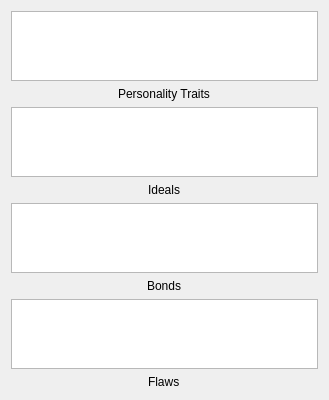
       <widget class="QWidget" name="layoutWidget">
        <property name="geometry">
         <rect>
          <x>720</x>
          <y>10</y>
          <width>329</width>
          <height>398</height>
         </rect>
        </property>
        <layout class="QVBoxLayout" name="textInfo_vl2">
         <item>
          <widget class="QPlainTextEdit" name="personalityTraits_pte"/>
         </item>
         <item alignment="Qt::AlignHCenter">
          <widget class="QLabel" name="personalityTraits_lb">
           <property name="text">
            <string>Personality Traits</string>
           </property>
          </widget>
         </item>
         <item>
          <layout class="QVBoxLayout" name="text_info_vl3">
           <item>
            <widget class="QPlainTextEdit" name="ideals_pte"/>
           </item>
           <item alignment="Qt::AlignHCenter">
            <widget class="QLabel" name="ideals_lb">
             <property name="text">
              <string>Ideals</string>
             </property>
            </widget>
           </item>
           <item>
            <layout class="QVBoxLayout" name="bonds_vl">
             <item>
              <widget class="QPlainTextEdit" name="bonds_pte"/>
             </item>
             <item alignment="Qt::AlignHCenter">
              <widget class="QLabel" name="bonds_lb">
               <property name="text">
                <string>Bonds</string>
               </property>
              </widget>
             </item>
            </layout>
           </item>
           <item>
            <layout class="QVBoxLayout" name="flaws_vl">
             <item>
              <widget class="QPlainTextEdit" name="flaws_pte"/>
             </item>
             <item alignment="Qt::AlignHCenter">
              <widget class="QLabel" name="flaws_llb">
               <property name="text">
                <string>Flaws</string>
               </property>
              </widget>
             </item>
            </layout>
           </item>
          </layout>
         </item>
        </layout>
       </widget>
